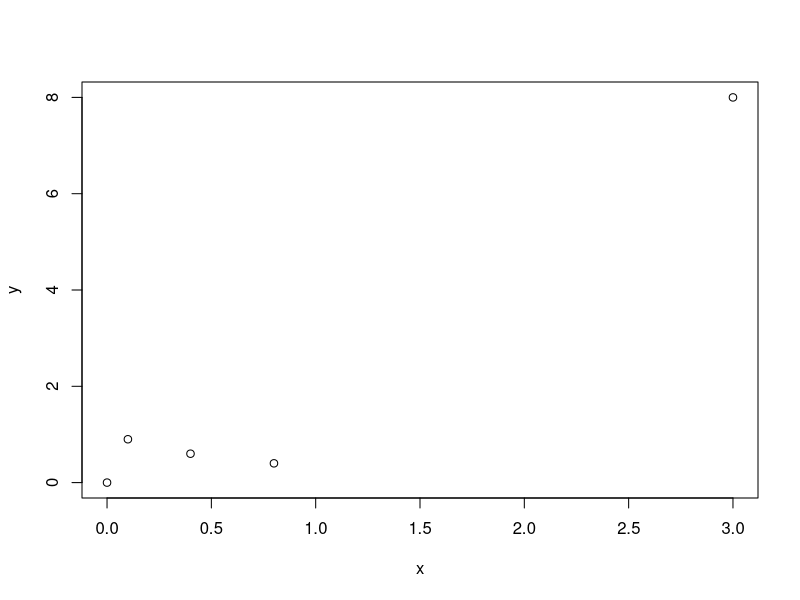

Write the R code that produced this figure.
## ---- chunk 1
x <- c(0.1, 0,3, 0.4, 0.8)
y <- c(0.9, 0,8, 0.6, 0.4)
plot(x,y)
